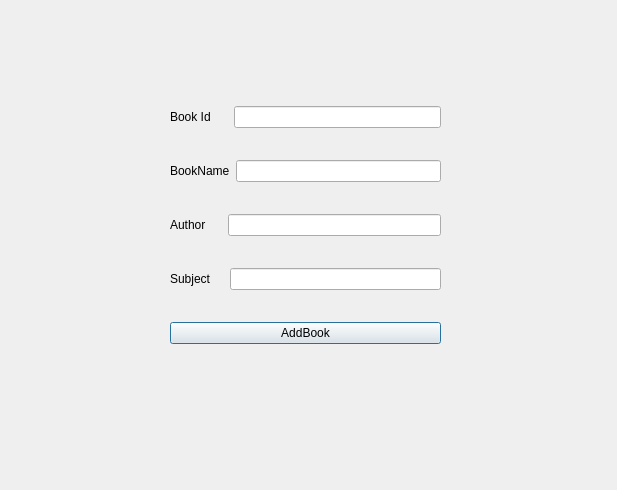
<?xml version="1.0" encoding="UTF-8"?>
<ui version="4.0">
 <class>Window_AddBook</class>
 <widget class="QDialog" name="Window_AddBook">
  <property name="geometry">
   <rect>
    <x>0</x>
    <y>0</y>
    <width>617</width>
    <height>490</height>
   </rect>
  </property>
  <property name="windowTitle">
   <string>Dialog</string>
  </property>
  <widget class="QWidget" name="layoutWidget">
   <property name="geometry">
    <rect>
     <x>170</x>
     <y>80</y>
     <width>271</width>
     <height>291</height>
    </rect>
   </property>
   <layout class="QVBoxLayout" name="verticalLayout">
    <item>
     <layout class="QHBoxLayout" name="horizontalLayout_4">
      <item>
       <widget class="QLabel" name="label">
        <property name="text">
         <string>Book Id     </string>
        </property>
       </widget>
      </item>
      <item>
       <widget class="QLineEdit" name="lineEdit_BookId"/>
      </item>
     </layout>
    </item>
    <item>
     <layout class="QHBoxLayout" name="horizontalLayout">
      <item>
       <widget class="QLabel" name="label_BookName">
        <property name="text">
         <string>BookName</string>
        </property>
       </widget>
      </item>
      <item>
       <widget class="QLineEdit" name="lineEdit_BookName"/>
      </item>
     </layout>
    </item>
    <item>
     <layout class="QHBoxLayout" name="horizontalLayout_2">
      <item>
       <widget class="QLabel" name="label_AuthorName">
        <property name="text">
         <string>Author     </string>
        </property>
       </widget>
      </item>
      <item>
       <widget class="QLineEdit" name="lineEdit_AuthorName"/>
      </item>
     </layout>
    </item>
    <item>
     <layout class="QHBoxLayout" name="horizontalLayout_3">
      <item>
       <widget class="QLabel" name="label_Subject">
        <property name="text">
         <string>Subject    </string>
        </property>
       </widget>
      </item>
      <item>
       <widget class="QLineEdit" name="lineEdit_Subject"/>
      </item>
     </layout>
    </item>
    <item>
     <widget class="QPushButton" name="pushButton_AddBook">
      <property name="text">
       <string>AddBook</string>
      </property>
     </widget>
    </item>
   </layout>
  </widget>
 </widget>
 <resources/>
 <connections/>
</ui>
